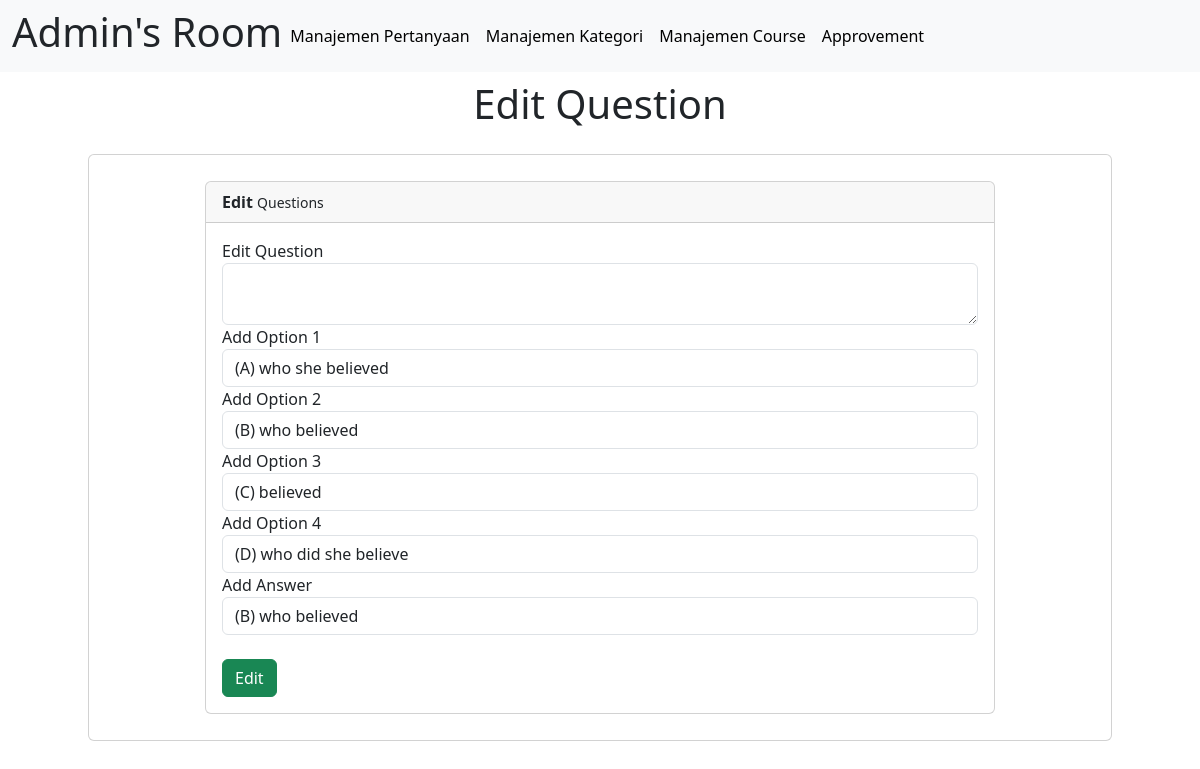
The page /admin/edit_option.php?id=1 (signed in) on the database its author committed.
### tables this page shows
CREATE TABLE `toefl` (
  `id` int(5) NOT NULL,
  `nomor` varchar(5) NOT NULL,
  `question` varchar(500) NOT NULL,
  `opt1` varchar(100) NOT NULL,
  `opt2` varchar(100) NOT NULL,
  `opt3` varchar(100) NOT NULL,
  `opt4` varchar(100) NOT NULL,
  `answer` varchar(100) NOT NULL,
  `category` varchar(100) NOT NULL
);

### admin/edit_option.php (the view, shortened to what this page needs)
<?php
include "header.php";
include "../konek.php";
    $id=$_GET["id"];
    $question="";
    $opt1="";
    $opt2="";
    $opt3="";
    $opt4="";
    $answer="";
    $res =mysqli_query($link, "SELECT * FROM toefl WHERE id=$id");
    while($row=mysqli_fetch_array($res))
    {
    $question=$row["question"];
    $opt1=$row["opt1"];
    $opt2=$row["opt2"];
    $opt3=$row["opt3"];
    $opt4=$row["opt4"];
    $answer=$row["answer"];
    }
?>
<div class="breadcrumbs" style="text-align:center">
    <div class="col-sm-12">
        <div class="page-header float-left">
            <div class="container my-2">
                <h1>Edit Question</h1>
            </div>
        </div>
    </div>
</div>
<div class="content mt-3">
    <div class="animated fadeIn">
        <div class="row">
            <div class="col-lg-12" style="padding: 10px 100px 10px 100px;">
                <div class="card">
                        <div class="card-body">
                            <div class="col-lg-12" style="padding: 10px 100px 10px 100px;">
                                <form name="form1" action="" method="post">
                                    <div class="card">
                                        <div class="card-header"><strong>Edit </strong><small> Questions </small></div>
                                        <div class="card-body card-block">
                                            <div class="form-group"><label for="company" class=" form-control-label">Edit Question</label>
                                                <textarea type="text" name="question" placeholder="" class="form-control" value="<?php echo $question; ?>"> </textarea></div>
                                            <div class="form-group"><label for="company" class=" form-control-label">Add Option 1</label>
                                                <input type="text" name="opt1" placeholder="" class="form-control" value="<?php echo $opt1; ?>"></div>
                                            <div class="form-group"><label for="company" class=" form-control-label">Add Option 2</label>
                                                <input type="text" name="opt2" placeholder="" class="form-control" value="<?php echo $opt2; ?>"></div>
                                            <div class="form-group"><label for="company" class=" form-control-label">Add Option 3</label>
                                                <input type="text" name="opt3" placeholder="" class="form-control" value="<?php echo $opt3; ?>"></div>
                                            <div class="form-group"><label for="company" class=" form-control-label">Add Option 4</label>
                                                <input type="text" name="opt4" placeholder="" class="form-control" value="<?php echo $opt4; ?>"></div>
                                            <div class="form-group"><label for="company" class=" form-control-label">Add Answer</label>
                                                <input type="text" name="answer" placeholder="" class="form-control" value="<?php echo $answer; ?>"></div>
                                                <br>
                                            <div class="form-group">
                                                <input type="submit" name="submit1" value="Edit" class="btn btn-success"></input>
                                            </div>
                                        </div>
                                    </div>
                                </form>
                            </div>
                        </div>
                </div>
            </div>
        </div>
    </div>
</div>
<?php
include "footer.php";
?>

### rows shown on the page
toefl: opt1 "(A) who she believed", opt2 "(B) who believed", opt3 "(C) believed", opt4 "(D) who did she believe", answer "(B) who believed"

### other values the page prints
$_SESSION['admin_name'] "Admin"
